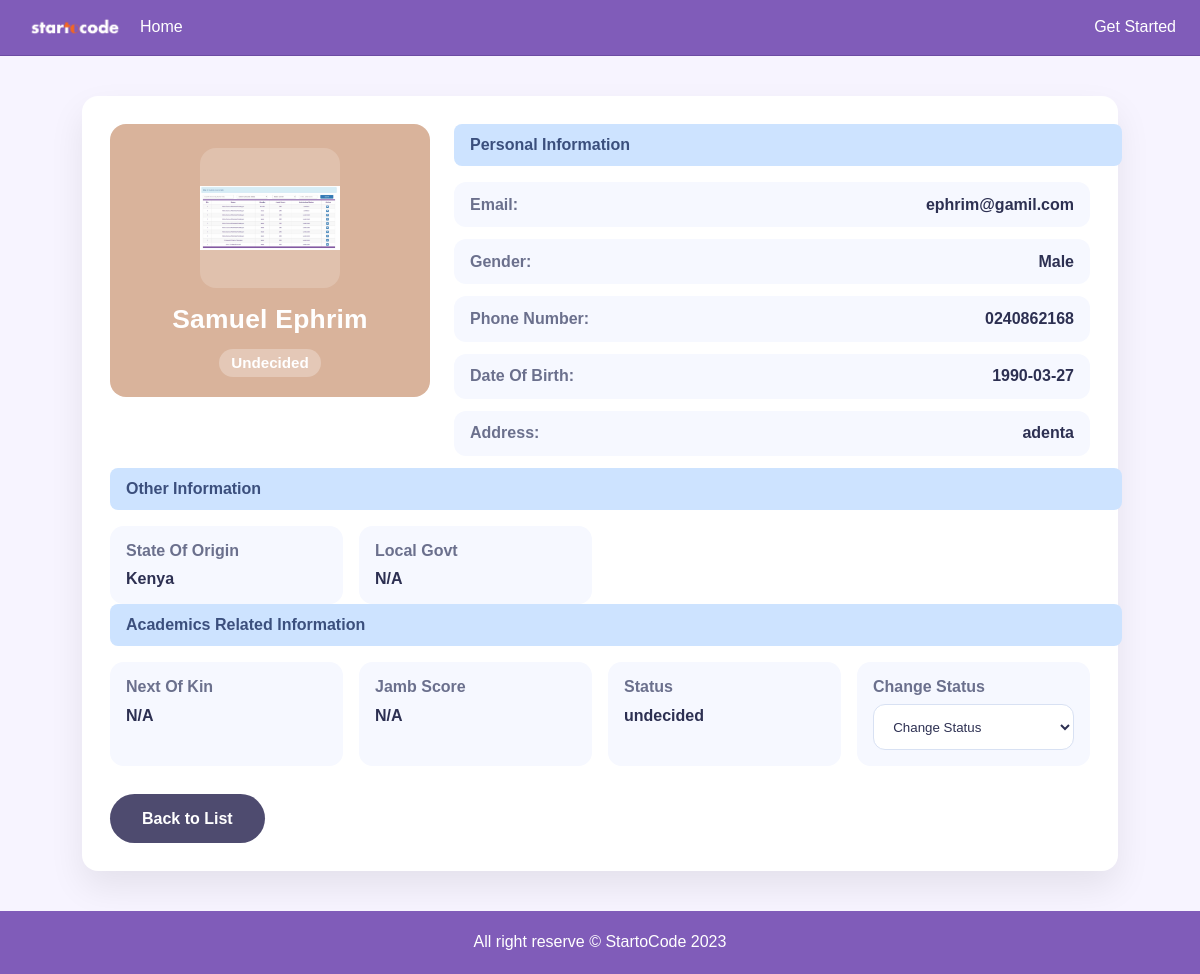
/student/4, run on the app's committed database.
### tables this page shows
CREATE TABLE students (
            id INTEGER PRIMARY KEY AUTOINCREMENT,
            first_name TEXT NOT NULL,
            last_name TEXT NOT NULL,
            address TEXT NOT NULL,
            email TEXT NOT NULL,
            phone TEXT NOT NULL,
            date_of_birth TEXT NOT NULL,
            gender TEXT NOT NULL,
            country TEXT NOT NULL,
            course TEXT NOT NULL,
            image_name TEXT NOT NULL,
            created_at TIMESTAMP DEFAULT CURRENT_TIMESTAMP
        );

### app.py (the view)
@app.route('/student/<int:student_id>')
def student_detail(student_id):
    conn = sqlite3.connect(DB_PATH)
    conn.row_factory = sqlite3.Row
    student = conn.execute(
        'SELECT * FROM students WHERE id = ?', (student_id,)
    ).fetchone()
    conn.close()
    if not student:
        flash('Student not found.', 'error')
        return redirect(url_for('success'))
    return render_template('student_detail.html', student=dict(student))

### templates/student_detail.html (shortened to what this page needs)
{% extends "base.html" %}
{% block content %}
<div class="detail-page">
    <div class="detail-card">
        <div class="detail-top">
            <div class="detail-avatar">
                <div class="avatar-frame">
                    <img src="{{ url_for('static', filename='uploads/' ~ student.image_name) }}" alt="{{ student.first_name }} {{ student.last_name }}">
                </div>
                <h2>{{ student.first_name }} {{ student.last_name }}</h2>
                <span class="status-badge">undecided</span>
            </div>
            <div class="detail-summary">
                <div class="section-heading">Personal Information</div>
                <div class="info-row"><span>Email:</span><strong>{{ student.email }}</strong></div>
                <div class="info-row"><span>Gender:</span><strong>{{ student.gender }}</strong></div>
                <div class="info-row"><span>Phone Number:</span><strong>{{ student.phone }}</strong></div>
                <div class="info-row"><span>Date Of Birth:</span><strong>{{ student.date_of_birth }}</strong></div>
                <div class="info-row"><span>Address:</span><strong>{{ student.address }}</strong></div>
            </div>
        </div>
        <div class="detail-section">
            <div class="section-heading">Other Information</div>
            <div class="info-grid">
                <div class="info-block">
                    <span>State Of Origin</span>
                    <strong>{{ student.country }}</strong>
                </div>
                <div class="info-block">
                    <span>Local Govt</span>
                    <strong>N/A</strong>
                </div>
            </div>
        </div>
        <div class="detail-section">
            <div class="section-heading">Academics Related Information</div>
            <div class="info-grid">
                <div class="info-block">
                    <span>Next Of Kin</span>
                    <strong>N/A</strong>
                </div>
                <div class="info-block">
                    <span>Jamb Score</span>
                    <strong>N/A</strong>
                </div>
                <div class="info-block">
                    <span>Status</span>
                    <strong>undecided</strong>
                </div>
                <div class="info-block select-block">
                    <label for="status_change">Change Status</label>
                    <select id="status_change">
                        <option>Change Status</option>
                    </select>
                </div>
            </div>
        </div>
        <div class="detail-actions">
            <a class="hero-btn" href="{{ url_for('success') }}">Back to List</a>
        </div>
    </div>
</div>
{% endblock content %}

### static/css/styles.css (style rules this page uses)
body { margin: 0; font-family: Arial, sans-serif; background-color: #f7f4ff; color: #222; display: flex; flex-direction: column; min-height: 100vh; }
.hero-btn { display: inline-block; padding: 0.8rem 1.3rem; border-radius: 999px; background-color: #805cb9; color: #ffffff; text-decoration: none; font-weight: bold; transition: background-color 0.2s ease; }
.submit-btn, .hero-btn { display: inline-block; padding: 0.95rem 2rem; border-radius: 999px; background-color: #4e4b6f; color: #ffffff; text-decoration: none; font-weight: 700; border: none; cursor: pointer; transition: background-color 0.2s ease; }
.detail-page { padding: 2.5rem 1rem; }
.detail-card { max-width: 980px; margin: 0 auto; background: #ffffff; padding: 1.75rem; border-radius: 1rem; box-shadow: 0 16px 35px rgba(0, 0, 0, 0.08); }
.detail-top { display: grid; grid-template-columns: 320px 1fr; gap: 1.5rem; align-items: start; }
.detail-avatar { background: #d9b39b; border-radius: 1rem; padding: 1.5rem 1rem 1.25rem; text-align: center; color: #ffffff; }
.avatar-frame { width: 140px; height: 140px; margin: 0 auto 1rem; border-radius: 1rem; overflow: hidden; background: rgba(255, 255, 255, 0.18); display: flex; align-items: center; justify-content: center; }
.avatar-frame img { width: 100%; height: auto; display: block; }
.detail-avatar h2 { margin: 0 0 0.5rem; font-size: 1.65rem; letter-spacing: 0.01em; }
.status-badge { display: inline-block; margin-top: 0.35rem; padding: 0.35rem 0.75rem; border-radius: 999px; background: rgba(255, 255, 255, 0.28); color: #ffffff; font-weight: 700; font-size: 0.95rem; text-transform: capitalize; }
.detail-summary, .detail-section { margin-top: 0; }
.section-heading { display: inline-block; width: 100%; margin-bottom: 1rem; background: #cde3ff; color: #3b4f7d; padding: 0.75rem 1rem; border-radius: 0.5rem; font-weight: 700; }
.info-row { display: flex; justify-content: space-between; align-items: center; padding: 0.85rem 1rem; background: #f6f8ff; border-radius: 0.75rem; margin-bottom: 0.75rem; }
.info-row span, .info-block span { color: #6b708d; font-weight: 600; }
.info-row strong, .info-block strong { color: #2d3052; font-weight: 700; }
.info-grid { display: grid; grid-template-columns: repeat(4, minmax(0, 1fr)); gap: 1rem; }
.info-block { background: #f6f8ff; padding: 1rem; border-radius: 0.85rem; }
.info-block span { display: block; margin-bottom: 0.65rem; }
.select-block label { display: block; margin-bottom: 0.5rem; color: #6b708d; font-weight: 600; }
.select-block select { width: 100%; padding: 0.85rem 0.95rem; border-radius: 0.75rem; border: 1px solid #d8e1f3; background: #ffffff; color: #2d3052; }
.detail-actions { margin-top: 1.75rem; text-align: left; }

### data on the page
students: image_name (picture), first_name "Samuel", last_name "Ephrim", email "ephrim@gamil.com", gender "Male", phone "0240862168", date_of_birth "1990-03-27", address "adenta", country "Kenya"
